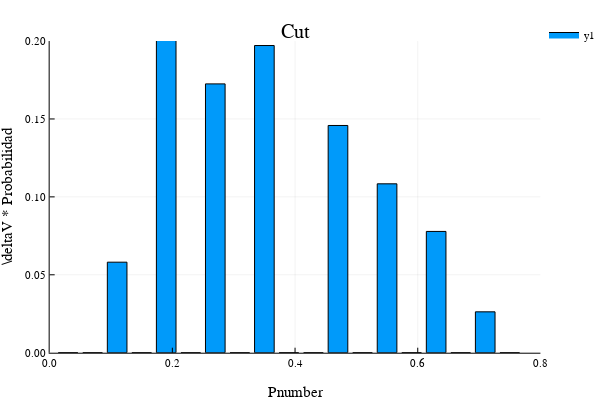

Notebook source saved alongside this figure:
### Code cell
# Uso los bins de arriba
# Histograma ponderado
Wbins_col_cut_2w9y, Whis_col_cut_2w9y = JUMD.WeightedHist(col_modes_cut_2w9y, bins_col, abs.(vgv_2w9y),
    true, false);

bar(Wbins_col_cut_2w9y, Whis_col_cut_2w9y,
    xlims = (0., .8), ylims = (0, .2),
    yaxis = "\\deltaV * Probabilidad", xaxis = "Pnumber", title = "Cut")

### Figure 1 — Plotly figure (JSON) as saved in the notebook; plotly's stock layout.template omitted (floating-point values rounded to 4 significant figures)
{"data": [{"fill": "tozeroy", "fillcolor": "rgba(0, 154, 250, 1.000)", "legendgroup": "y1", "line": {"color": "rgba(0, 0, 0, 1)", "dash": "solid", "width": 1}, "mode": "lines", "name": "y1", "showlegend": true, "type": "scatter", "x": [0.014, 0.014, 0.046, 0.046, 0.014, 0.014], "xaxis": "x", "y": [0, 0, 0, 0, 0, 0], "yaxis": "y"}, {"fill": "tozeroy", "fillcolor": "rgba(0, 154, 250, 1.000)", "legendgroup": "y1", "line": {"color": "rgba(0, 0, 0, 1)", "dash": "solid", "width": 1}, "mode": "lines", "name": "y1", "showlegend": false, "type": "scatter", "x": [0.054, 0.054, 0.086, 0.086, 0.054, 0.054], "xaxis": "x", "y": [0, 0, 0, 0, 0, 0], "yaxis": "y"}, {"fill": "tozeroy", "fillcolor": "rgba(0, 154, 250, 1.000)", "legendgroup": "y1", "line": {"color": "rgba(0, 0, 0, 1)", "dash": "solid", "width": 1}, "mode": "lines", "name": "y1", "showlegend": false, "type": "scatter", "x": [0.094, 0.094, 0.126, 0.126, 0.094, 0.094], "xaxis": "x", "y": [0.0581, 0, 0, 0.0581, 0.0581, 0.0581], "yaxis": "y"}, {"fill": "tozeroy", "fillcolor": "rgba(0, 154, 250, 1.000)", "legendgroup": "y1", "line": {"color": "rgba(0, 0, 0, 1)", "dash": "solid", "width": 1}, "mode": "lines", "name": "y1", "showlegend": false, "type": "scatter", "x": [0.134, 0.134, 0.166, 0.166, 0.134, 0.134], "xaxis": "x", "y": [0, 0, 0, 0, 0, 0], "yaxis": "y"}, {"fill": "tozeroy", "fillcolor": "rgba(0, 154, 250, 1.000)", "legendgroup": "y1", "line": {"color": "rgba(0, 0, 0, 1)", "dash": "solid", "width": 1}, "mode": "lines", "name": "y1", "showlegend": false, "type": "scatter", "x": [0.174, 0.174, 0.206, 0.206, 0.174, 0.174], "xaxis": "x", "y": [0.214, 0, 0, 0.214, 0.214, 0.214], "yaxis": "y"}, {"fill": "tozeroy", "fillcolor": "rgba(0, 154, 250, 1.000)", "legendgroup": "y1", "line": {"color": "rgba(0, 0, 0, 1)", "dash": "solid", "width": 1}, "mode": "lines", "name": "y1", "showlegend": false, "type": "scatter", "x": [0.214, 0.214, 0.246, 0.246, 0.214, 0.214], "xaxis": "x", "y": [0, 0, 0, 0, 0, 0], "yaxis": "y"}, {"fill": "tozeroy", "fillcolor": "rgba(0, 154, 250, 1.000)", "legendgroup": "y1", "line": {"color": "rgba(0, 0, 0, 1)", "dash": "solid", "width": 1}, "mode": "lines", "name": "y1", "showlegend": false, "type": "scatter", "x": [0.254, 0.254, 0.286, 0.286, 0.254, 0.254], "xaxis": "x", "y": [0.1725, 0, 0, 0.1725, 0.1725, 0.1725], "yaxis": "y"}, {"fill": "tozeroy", "fillcolor": "rgba(0, 154, 250, 1.000)", "legendgroup": "y1", "line": {"color": "rgba(0, 0, 0, 1)", "dash": "solid", "width": 1}, "mode": "lines", "name": "y1", "showlegend": false, "type": "scatter", "x": [0.294, 0.294, 0.326, 0.326, 0.294, 0.294], "xaxis": "x", "y": [0, 0, 0, 0, 0, 0], "yaxis": "y"}, {"fill": "tozeroy", "fillcolor": "rgba(0, 154, 250, 1.000)", "legendgroup": "y1", "line": {"color": "rgba(0, 0, 0, 1)", "dash": "solid", "width": 1}, "mode": "lines", "name": "y1", "showlegend": false, "type": "scatter", "x": [0.334, 0.334, 0.366, 0.366, 0.334, 0.334], "xaxis": "x", "y": [0.1971, 0, 0, 0.1971, 0.1971, 0.1971], "yaxis": "y"}, {"fill": "tozeroy", "fillcolor": "rgba(0, 154, 250, 1.000)", "legendgroup": "y1", "line": {"color": "rgba(0, 0, 0, 1)", "dash": "solid", "width": 1}, "mode": "lines", "name": "y1", "showlegend": false, "type": "scatter", "x": [0.374, 0.374, 0.406, 0.406, 0.374, 0.374], "xaxis": "x", "y": [0, 0, 0, 0, 0, 0], "yaxis": "y"}, {"fill": "tozeroy", "fillcolor": "rgba(0, 154, 250, 1.000)", "legendgroup": "y1", "line": {"color": "rgba(0, 0, 0, 1)", "dash": "solid", "width": 1}, "mode": "lines", "name": "y1", "showlegend": false, "type": "scatter", "x": [0.414, 0.414, 0.446, 0.446, 0.414, 0.414], "xaxis": "x", "y": [0, 0, 0, 0, 0, 0], "yaxis": "y"}, {"fill": "tozeroy", "fillcolor": "rgba(0, 154, 250, 1.000)", "legendgroup": "y1", "line": {"color": "rgba(0, 0, 0, 1)", "dash": "solid", "width": 1}, "mode": "lines", "name": "y1", "showlegend": false, "type": "scatter", "x": [0.454, 0.454, 0.486, 0.486, 0.454, 0.454], "xaxis": "x", "y": [0.1458, 0, 0, 0.1458, 0.1458, 0.1458], "yaxis": "y"}, {"fill": "tozeroy", "fillcolor": "rgba(0, 154, 250, 1.000)", "legendgroup": "y1", "line": {"color": "rgba(0, 0, 0, 1)", "dash": "solid", "width": 1}, "mode": "lines", "name": "y1", "showlegend": false, "type": "scatter", "x": [0.494, 0.494, 0.526, 0.526, 0.494, 0.494], "xaxis": "x", "y": [0, 0, 0, 0, 0, 0], "yaxis": "y"}, {"fill": "tozeroy", "fillcolor": "rgba(0, 154, 250, 1.000)", "legendgroup": "y1", "line": {"color": "rgba(0, 0, 0, 1)", "dash": "solid", "width": 1}, "mode": "lines", "name": "y1", "showlegend": false, "type": "scatter", "x": [0.534, 0.534, 0.566, 0.566, 0.534, 0.534], "xaxis": "x", "y": [0.1084, 0, 0, 0.1084, 0.1084, 0.1084], "yaxis": "y"}, {"fill": "tozeroy", "fillcolor": "rgba(0, 154, 250, 1.000)", "legendgroup": "y1", "line": {"color": "rgba(0, 0, 0, 1)", "dash": "solid", "width": 1}, "mode": "lines", "name": "y1", "showlegend": false, "type": "scatter", "x": [0.574, 0.574, 0.606, 0.606, 0.574, 0.574], "xaxis": "x", "y": [0, 0, 0, 0, 0, 0], "yaxis": "y"}, {"fill": "tozeroy", "fillcolor": "rgba(0, 154, 250, 1.000)", "legendgroup": "y1", "line": {"color": "rgba(0, 0, 0, 1)", "dash": "solid", "width": 1}, "mode": "lines", "name": "y1", "showlegend": false, "type": "scatter", "x": [0.614, 0.614, 0.646, 0.646, 0.614, 0.614], "xaxis": "x", "y": [0.07783, 0, 0, 0.07783, 0.07783, 0.07783], "yaxis": "y"}, {"fill": "tozeroy", "fillcolor": "rgba(0, 154, 250, 1.000)", "legendgroup": "y1", "line": {"color": "rgba(0, 0, 0, 1)", "dash": "solid", "width": 1}, "mode": "lines", "name": "y1", "showlegend": false, "type": "scatter", "x": [0.654, 0.654, 0.686, 0.686, 0.654, 0.654], "xaxis": "x", "y": [0, 0, 0, 0, 0, 0], "yaxis": "y"}, {"fill": "tozeroy", "fillcolor": "rgba(0, 154, 250, 1.000)", "legendgroup": "y1", "line": {"color": "rgba(0, 0, 0, 1)", "dash": "solid", "width": 1}, "mode": "lines", "name": "y1", "showlegend": false, "type": "scatter", "x": [0.694, 0.694, 0.726, 0.726, 0.694, 0.694], "xaxis": "x", "y": [0.02623, 0, 0, 0.02623, 0.02623, 0.02623], "yaxis": "y"}, {"fill": "tozeroy", "fillcolor": "rgba(0, 154, 250, 1.000)", "legendgroup": "y1", "line": {"color": "rgba(0, 0, 0, 1)", "dash": "solid", "width": 1}, "mode": "lines", "name": "y1", "showlegend": false, "type": "scatter", "x": [0.734, 0.734, 0.766, 0.766, 0.734, 0.734], "xaxis": "x", "y": [0, 0, 0, 0, 0, 0], "yaxis": "y"}], "layout": {"annotations": [{"font": {"color": "rgba(0, 0, 0, 1)", "family": "sans-serif", "size": 20}, "rotation": 0, "showarrow": false, "text": "Cut", "x": 0.5424, "xanchor": "center", "xref": "paper", "y": 1, "yanchor": "top", "yref": "paper"}], "height": 400, "legend": {"bgcolor": "rgba(255, 255, 255, 1.000)", "bordercolor": "rgba(0, 0, 0, 1)", "font": {"color": "rgba(0, 0, 0, 1)", "family": "sans-serif", "size": 11}, "tracegroupgap": 0, "x": 1, "y": 1}, "margin": {"b": 20, "l": 0, "r": 0, "t": 20}, "paper_bgcolor": "rgba(255, 255, 255, 1.000)", "plot_bgcolor": "rgba(255, 255, 255, 1.000)", "showlegend": true, "width": 600, "xaxis": {"anchor": "y", "domain": [0.09128, 0.9934], "gridcolor": "rgba(0, 0, 0, 0.1)", "gridwidth": 0.5, "linecolor": "rgba(0, 0, 0, 1)", "mirror": false, "range": [0, 0.8], "showgrid": true, "showline": true, "showticklabels": true, "tickangle": 0, "tickcolor": "rgb(0, 0, 0)", "tickfont": {"color": "rgba(0, 0, 0, 1)", "family": "sans-serif", "size": 11}, "tickmode": "array", "ticks": "inside", "ticktext": ["0.0", "0.2", "0.4", "0.6", "0.8"], "tickvals": [0, 0.2, 0.4, 0.6, 0.8], "title": "Pnumber", "titlefont": {"color": "rgba(0, 0, 0, 1)", "family": "sans-serif", "size": 15}, "type": "linear", "visible": true, "zeroline": false, "zerolinecolor": "rgba(0, 0, 0, 1)"}, "yaxis": {"anchor": "x", "domain": [0.07581, 0.9415], "gridcolor": "rgba(0, 0, 0, 0.1)", "gridwidth": 0.5, "linecolor": "rgba(0, 0, 0, 1)", "mirror": false, "range": [0, 0.2], "showgrid": true, "showline": true, "showticklabels": true, "tickangle": 0, "tickcolor": "rgb(0, 0, 0)", "tickfont": {"color": "rgba(0, 0, 0, 1)", "family": "sans-serif", "size": 11}, "tickmode": "array", "ticks": "inside", "ticktext": ["0.00", "0.05", "0.10", "0.15", "0.20"], "tickvals": [0, 0.05, 0.1, 0.15, 0.2], "title": "\\deltaV * Probabilidad", "titlefont": {"color": "rgba(0, 0, 0, 1)", "family": "sans-serif", "size": 15}, "type": "linear", "visible": true, "zeroline": false, "zerolinecolor": "rgba(0, 0, 0, 1)"}}}
